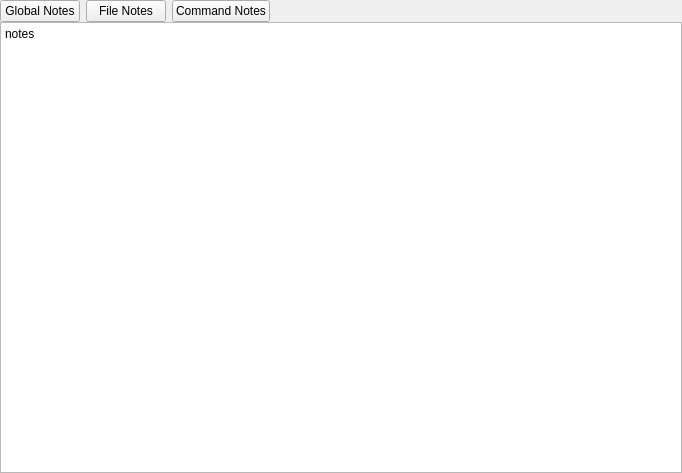
<?xml version="1.0" encoding="UTF-8"?>
<ui version="4.0">
 <class>NotesWidget</class>
 <widget class="QWidget" name="NotesWidget">
  <property name="geometry">
   <rect>
    <x>0</x>
    <y>0</y>
    <width>682</width>
    <height>473</height>
   </rect>
  </property>
  <property name="windowTitle">
   <string>Form</string>
  </property>
  <layout class="QGridLayout" name="gridLayout">
   <property name="leftMargin">
    <number>0</number>
   </property>
   <property name="topMargin">
    <number>0</number>
   </property>
   <property name="rightMargin">
    <number>0</number>
   </property>
   <property name="bottomMargin">
    <number>0</number>
   </property>
   <property name="verticalSpacing">
    <number>0</number>
   </property>
   <item row="0" column="0">
    <widget class="QWidget" name="widget_2" native="true">
     <layout class="QHBoxLayout" name="horizontalLayout_4">
      <property name="leftMargin">
       <number>0</number>
      </property>
      <property name="topMargin">
       <number>0</number>
      </property>
      <property name="rightMargin">
       <number>0</number>
      </property>
      <property name="bottomMargin">
       <number>0</number>
      </property>
      <item>
       <widget class="HoverButton" name="btnGlobalNotes">
        <property name="text">
         <string>Global Notes</string>
        </property>
        <property name="checkable">
         <bool>true</bool>
        </property>
        <property name="checked">
         <bool>false</bool>
        </property>
       </widget>
      </item>
      <item>
       <widget class="HoverButton" name="btnFileNotes">
        <property name="text">
         <string>File Notes</string>
        </property>
        <property name="checkable">
         <bool>true</bool>
        </property>
       </widget>
      </item>
      <item>
       <widget class="HoverButton" name="btnCmdNotes">
        <property name="text">
         <string>Command Notes</string>
        </property>
        <property name="checkable">
         <bool>true</bool>
        </property>
       </widget>
      </item>
      <item>
       <spacer name="horizontalSpacer">
        <property name="orientation">
         <enum>Qt::Horizontal</enum>
        </property>
        <property name="sizeHint" stdset="0">
         <size>
          <width>452</width>
          <height>20</height>
         </size>
        </property>
       </spacer>
      </item>
     </layout>
    </widget>
   </item>
   <item row="1" column="0">
    <widget class="QPlainTextEdit" name="notesView">
     <property name="sizePolicy">
      <sizepolicy hsizetype="Expanding" vsizetype="Expanding">
       <horstretch>0</horstretch>
       <verstretch>2</verstretch>
      </sizepolicy>
     </property>
     <property name="plainText">
      <string>notes</string>
     </property>
    </widget>
   </item>
  </layout>
 </widget>
 <customwidgets>
  <customwidget>
   <class>HoverButton</class>
   <extends>QPushButton</extends>
   <header>hoverbutton.h</header>
  </customwidget>
 </customwidgets>
 <resources/>
 <connections/>
</ui>
